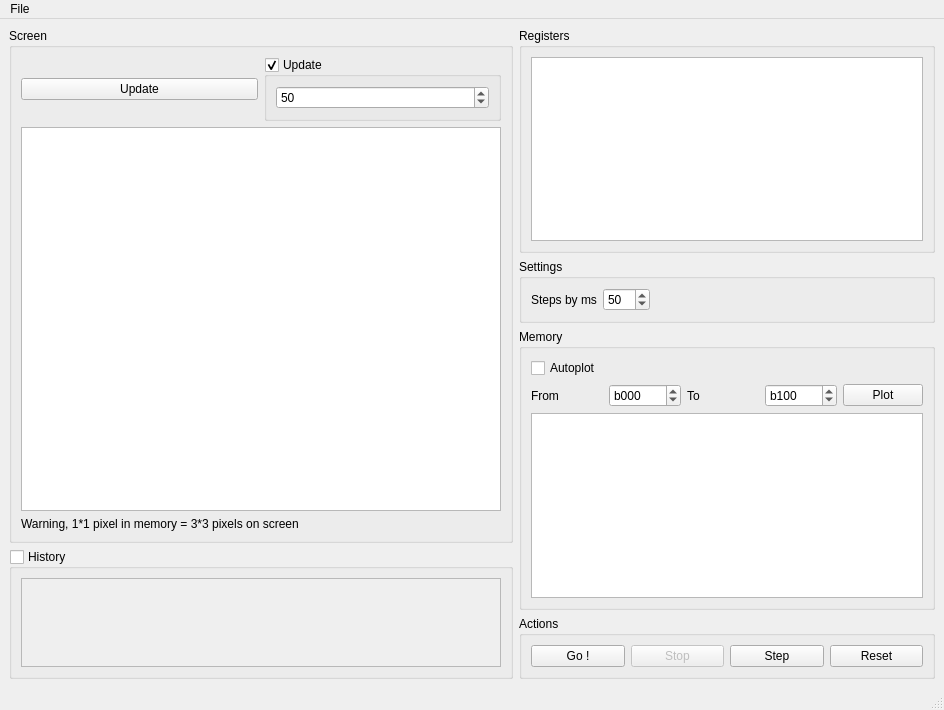
<?xml version="1.0" encoding="UTF-8"?>
<ui version="4.0">
 <class>MainWindow</class>
 <widget class="QMainWindow" name="MainWindow">
  <property name="geometry">
   <rect>
    <x>0</x>
    <y>0</y>
    <width>944</width>
    <height>710</height>
   </rect>
  </property>
  <property name="windowTitle">
   <string>Processor</string>
  </property>
  <widget class="QWidget" name="centralwidget">
   <layout class="QHBoxLayout" name="horizontalLayout_2">
    <item>
     <layout class="QHBoxLayout" name="horizontalLayout">
      <item>
       <layout class="QVBoxLayout" name="verticalLayout_7">
        <item>
         <widget class="QGroupBox" name="screenGroupbox">
          <property name="title">
           <string>Screen</string>
          </property>
          <layout class="QVBoxLayout" name="verticalLayout_6">
           <item>
            <layout class="QHBoxLayout" name="horizontalLayout_5">
             <item>
              <widget class="QPushButton" name="updateScreenButton">
               <property name="text">
                <string>Update</string>
               </property>
               <property name="shortcut">
                <string>F5</string>
               </property>
              </widget>
             </item>
             <item>
              <widget class="QGroupBox" name="updateScreenGroupBox">
               <property name="title">
                <string>Update</string>
               </property>
               <property name="checkable">
                <bool>true</bool>
               </property>
               <layout class="QVBoxLayout" name="verticalLayout_2">
                <item>
                 <widget class="QSpinBox" name="updateScreenSpinBox">
                  <property name="minimum">
                   <number>1</number>
                  </property>
                  <property name="maximum">
                   <number>10000</number>
                  </property>
                  <property name="value">
                   <number>50</number>
                  </property>
                 </widget>
                </item>
               </layout>
              </widget>
             </item>
            </layout>
           </item>
           <item>
            <widget class="QGraphicsView" name="screenView">
             <property name="minimumSize">
              <size>
               <width>480</width>
               <height>384</height>
              </size>
             </property>
             <property name="maximumSize">
              <size>
               <width>480</width>
               <height>384</height>
              </size>
             </property>
            </widget>
           </item>
           <item>
            <widget class="QLabel" name="warnigLabel">
             <property name="text">
              <string>Warning, 1*1 pixel in memory = 3*3 pixels on screen</string>
             </property>
            </widget>
           </item>
          </layout>
         </widget>
        </item>
        <item>
         <widget class="QGroupBox" name="historygroupBox">
          <property name="title">
           <string>History</string>
          </property>
          <property name="checkable">
           <bool>true</bool>
          </property>
          <property name="checked">
           <bool>false</bool>
          </property>
          <layout class="QVBoxLayout" name="verticalLayout_8">
           <item>
            <widget class="QTextEdit" name="historyTextEdit">
             <property name="font">
              <font>
               <pointsize>8</pointsize>
              </font>
             </property>
             <property name="readOnly">
              <bool>true</bool>
             </property>
            </widget>
           </item>
          </layout>
         </widget>
        </item>
       </layout>
      </item>
      <item>
       <layout class="QVBoxLayout" name="verticalLayout">
        <item>
         <widget class="QGroupBox" name="regGroupbox">
          <property name="title">
           <string>Registers</string>
          </property>
          <layout class="QVBoxLayout" name="verticalLayout_5">
           <item>
            <layout class="QVBoxLayout" name="verticalLayout_4">
             <item>
              <widget class="QTextBrowser" name="regText">
               <property name="readOnly">
                <bool>true</bool>
               </property>
              </widget>
             </item>
            </layout>
           </item>
          </layout>
         </widget>
        </item>
        <item>
         <widget class="QGroupBox" name="groupBox_2">
          <property name="title">
           <string>Settings</string>
          </property>
          <layout class="QFormLayout" name="formLayout_2">
           <item row="0" column="0">
            <layout class="QFormLayout" name="formLayout">
             <item row="0" column="0">
              <widget class="QLabel" name="stepsByFramesLabel">
               <property name="text">
                <string>Steps by ms</string>
               </property>
              </widget>
             </item>
             <item row="0" column="1">
              <widget class="QSpinBox" name="stepsByFramesSpinBox">
               <property name="minimum">
                <number>1</number>
               </property>
               <property name="maximum">
                <number>500</number>
               </property>
               <property name="value">
                <number>50</number>
               </property>
              </widget>
             </item>
            </layout>
           </item>
          </layout>
         </widget>
        </item>
        <item>
         <widget class="QGroupBox" name="memGroupBox">
          <property name="title">
           <string>Memory</string>
          </property>
          <property name="checkable">
           <bool>false</bool>
          </property>
          <property name="checked">
           <bool>false</bool>
          </property>
          <layout class="QVBoxLayout" name="verticalLayout_3">
           <item>
            <layout class="QHBoxLayout" name="horizontalLayout_6">
             <item>
              <widget class="QCheckBox" name="updateMemCheckbox">
               <property name="text">
                <string>Autoplot</string>
               </property>
              </widget>
             </item>
            </layout>
           </item>
           <item>
            <layout class="QHBoxLayout" name="horizontalLayout_4">
             <item>
              <widget class="QLabel" name="label">
               <property name="text">
                <string>From</string>
               </property>
              </widget>
             </item>
             <item>
              <widget class="QSpinBox" name="memFromSpinBox">
               <property name="maximum">
                <number>65535</number>
               </property>
               <property name="value">
                <number>45056</number>
               </property>
               <property name="displayIntegerBase">
                <number>16</number>
               </property>
              </widget>
             </item>
             <item>
              <widget class="QLabel" name="label_2">
               <property name="text">
                <string>To</string>
               </property>
              </widget>
             </item>
             <item>
              <widget class="QSpinBox" name="memToSpinBox">
               <property name="minimum">
                <number>45056</number>
               </property>
               <property name="maximum">
                <number>65535</number>
               </property>
               <property name="value">
                <number>45312</number>
               </property>
               <property name="displayIntegerBase">
                <number>16</number>
               </property>
              </widget>
             </item>
             <item>
              <widget class="QPushButton" name="plotMemButton">
               <property name="text">
                <string>Plot</string>
               </property>
              </widget>
             </item>
            </layout>
           </item>
           <item>
            <widget class="QTextEdit" name="memTextEdit">
             <property name="readOnly">
              <bool>true</bool>
             </property>
            </widget>
           </item>
          </layout>
         </widget>
        </item>
        <item>
         <widget class="QGroupBox" name="groupBox">
          <property name="title">
           <string>Actions</string>
          </property>
          <layout class="QHBoxLayout" name="horizontalLayout_3">
           <item>
            <widget class="QPushButton" name="goButton">
             <property name="text">
              <string>Go !</string>
             </property>
            </widget>
           </item>
           <item>
            <widget class="QPushButton" name="stopButton">
             <property name="enabled">
              <bool>false</bool>
             </property>
             <property name="text">
              <string>Stop</string>
             </property>
            </widget>
           </item>
           <item>
            <widget class="QPushButton" name="stepButton">
             <property name="text">
              <string>Step</string>
             </property>
             <property name="shortcut">
              <string>Return</string>
             </property>
            </widget>
           </item>
           <item>
            <widget class="QPushButton" name="resetButton">
             <property name="text">
              <string>Reset</string>
             </property>
            </widget>
           </item>
          </layout>
         </widget>
        </item>
       </layout>
      </item>
     </layout>
    </item>
   </layout>
  </widget>
  <widget class="QMenuBar" name="menubar">
   <property name="geometry">
    <rect>
     <x>0</x>
     <y>0</y>
     <width>944</width>
     <height>25</height>
    </rect>
   </property>
   <widget class="QMenu" name="menuCoucou">
    <property name="title">
     <string>File</string>
    </property>
    <addaction name="openAction"/>
   </widget>
   <addaction name="menuCoucou"/>
  </widget>
  <widget class="QStatusBar" name="statusbar"/>
  <action name="openAction">
   <property name="text">
    <string>Open file</string>
   </property>
   <property name="shortcut">
    <string>Ctrl+O</string>
   </property>
  </action>
 </widget>
 <resources/>
 <connections>
  <connection>
   <sender>resetButton</sender>
   <signal>clicked()</signal>
   <receiver>historyTextEdit</receiver>
   <slot>clear()</slot>
   <hints>
    <hint type="sourcelabel">
     <x>870</x>
     <y>650</y>
    </hint>
    <hint type="destinationlabel">
     <x>300</x>
     <y>608</y>
    </hint>
   </hints>
  </connection>
 </connections>
</ui>
